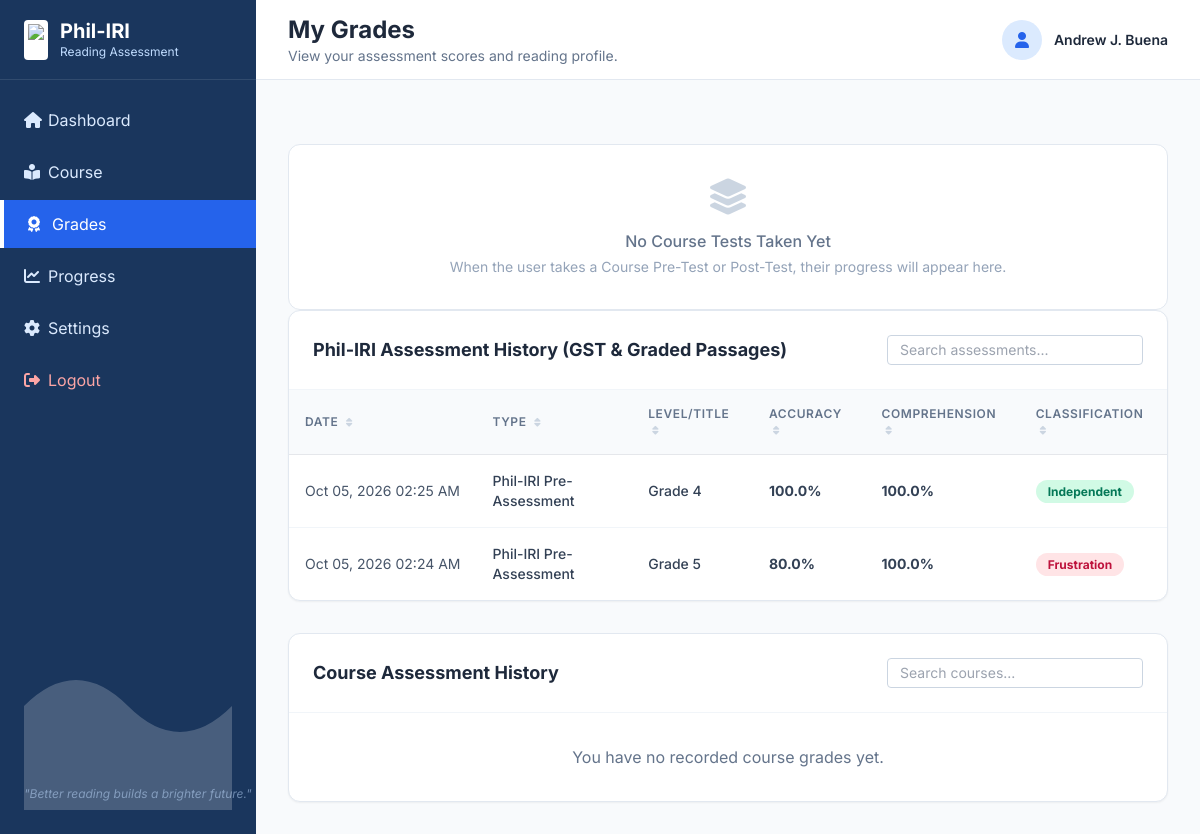
The app's page /student_grades.php (signed in), older data.
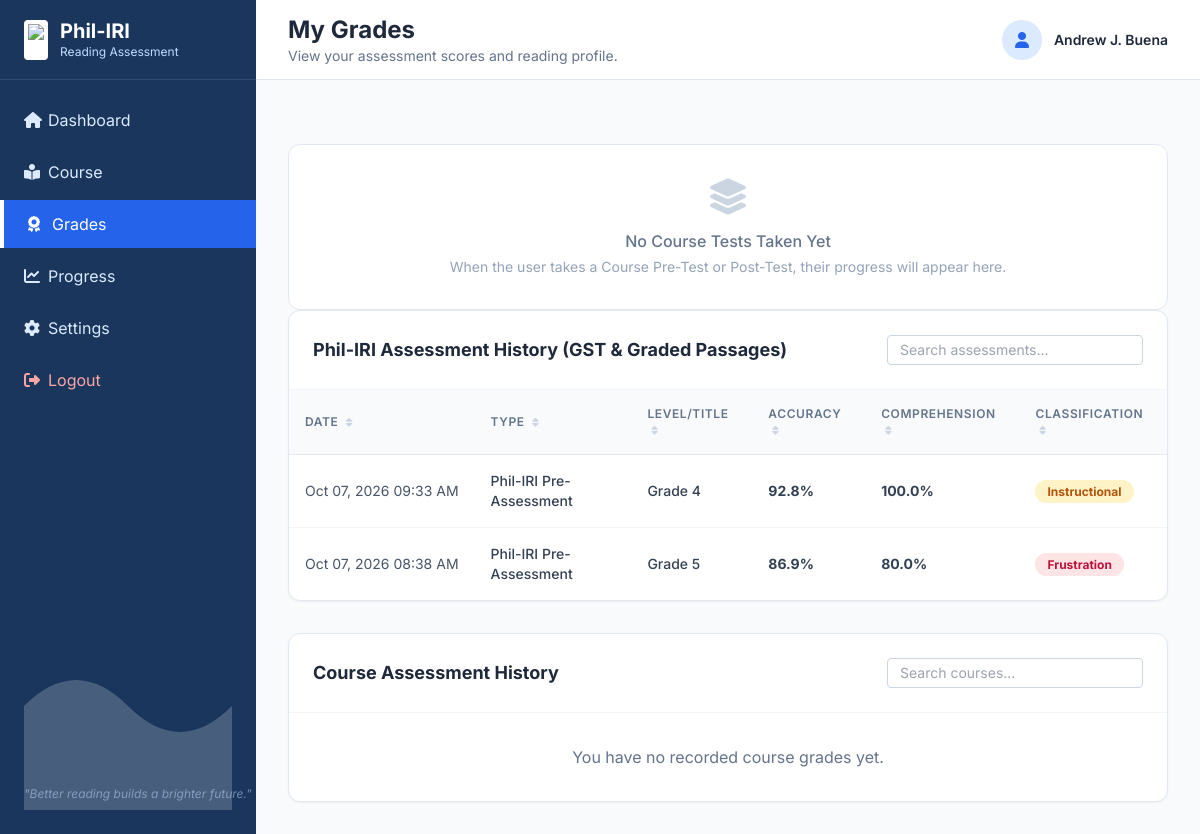
The same page, newer data.
### tables this page shows
CREATE TABLE `reading_attempts` (
  `id` int NOT NULL AUTO_INCREMENT,
  `user_id` int NOT NULL,
  `passage_id` int NOT NULL,
  `passage_grade` int DEFAULT NULL,
  `phase` varchar(50) NOT NULL,
  `transcript` text,
  `accuracy_score` float DEFAULT '0',
  `reading_time` int DEFAULT '0',
  `reading_speed` float DEFAULT '0',
  `miscues_json` text,
  `answers_json` text,
  `evaluation_data` longtext,
  `comprehension_score` float DEFAULT '0',
  `oral_reading_profile` varchar(50) DEFAULT 'Pending',
  `status` varchar(50) DEFAULT 'Pending Review',
  `audio_path` varchar(255) DEFAULT NULL,
  `created_at` timestamp NULL DEFAULT CURRENT_TIMESTAMP,
  PRIMARY KEY (`id`),
  KEY `user_id` (`user_id`),
  KEY `passage_id` (`passage_id`),
  CONSTRAINT `reading_attempts_ibfk_1` FOREIGN KEY (`user_id`) REFERENCES `users` (`id`),
  CONSTRAINT `reading_attempts_ibfk_2` FOREIGN KEY (`passage_id`) REFERENCES `reading_passages` (`id`)
);

### student_grades.php (the view, shortened to what the changed rows need)
<?php
require_once 'config.php';
$user_id = $_SESSION['user_id'];
$stmt = $pdo->prepare("
    SELECT a.*, p.title as passage_title
    FROM reading_attempts a
    LEFT JOIN reading_passages p ON a.passage_id = p.id
    WHERE a.user_id = ? AND a.phase IN ('Pre-Test', 'Post-Test', 'GST')
    ORDER BY a.created_at DESC
");
$stmt->execute([$user_id]);
$attempts = $stmt->fetchAll(PDO::FETCH_ASSOC);
?>
<!DOCTYPE html>
<html lang="en">
<head>
    <script src="https://cdn.tailwindcss.com"></script>
    <link rel="stylesheet" href="https://cdnjs.cloudflare.com/ajax/libs/font-awesome/6.4.0/css/all.min.css">
</head>
<body class="flex h-screen overflow-hidden text-slate-800">
    <?php include 'student_sidebar.php'; ?>
    <div class="flex-1 flex flex-col h-screen overflow-hidden">
        <header class="h-20 bg-white border-b border-slate-200 flex items-center justify-between px-4 md:px-8 shrink-0">
            <div class="flex items-center">
                <div>
                <h2 class="font-bold text-2xl text-slate-800">My Grades</h2>
            </div>
            </div>
        </header>
        <main class="flex-1 overflow-y-auto p-4 md:p-8 bg-slate-50">
            <div class="bg-white rounded-xl shadow-sm border border-slate-200 overflow-hidden">
                <?php if(empty($attempts)): ?>
                    <div class="p-4 md:p-8 text-center text-slate-500">You have no recorded grades yet.</div>
                <?php else: ?>
                    <div class="overflow-x-auto">
                        <table id="philiriTable" class="w-full text-left">
                            <thead class="bg-slate-50 text-slate-500 text-xs uppercase tracking-wider">
                                <tr>
                                    <th class="p-4 border-b font-semibold">Date</th>
                                    <th class="p-4 border-b font-semibold">Type</th>
                                    <th class="p-4 border-b font-semibold">Level/Title</th>
                                    <th class="p-4 border-b font-semibold">Accuracy</th>
                                    <th class="p-4 border-b font-semibold">Comprehension</th>
                                    <th class="p-4 border-b font-semibold">Classification</th>
                                </tr>
                            </thead>
                            <tbody class="text-sm divide-y divide-slate-100">
                                <?php foreach($attempts as $att):
                                    $class = $att['oral_reading_profile'];
                                    $badge = 'bg-slate-100 text-slate-700';
                                    if ($class === 'Independent') $badge = 'bg-emerald-100 text-emerald-700';
                                    if ($class === 'Instructional') $badge = 'bg-amber-100 text-amber-700';
                                    if ($class === 'Frustration') $badge = 'bg-rose-100 text-rose-700';
                                ?>
                                <tr class="hover:bg-slate-50 transition">
                                    <td class="p-4 whitespace-nowrap text-slate-600"><?php echo date('M d, Y h:i A', strtotime($att['created_at'])); ?></td>
                                    <td class="p-4 font-medium text-slate-700">
                                        <?php
                                            if ($att['phase'] === 'Pre-Test') {
                                                echo 'Phil-IRI Pre-Assessment';
                                            } elseif ($att['phase'] === 'Course-Pre-Test') {
                                                echo 'Course Pre-Test';
                                            } elseif ($att['phase'] === 'Course-Post-Test') {
                                                echo 'Course Post-Test';
                                            } else {
                                                echo htmlspecialchars($att['phase']);
                                            }
                                        ?>
                                    </td>
                                    <td class="p-4 text-slate-700 font-medium">
                                        <?php if ($att['phase'] === 'Pre-Test') echo "Grade " . $att['passage_grade'];
                                        else echo htmlspecialchars($att['passage_title']); ?>
                                    </td>
                                    <td class="p-4 font-bold text-slate-700"><?php echo number_format($att['accuracy_score'], 1); ?>%</td>
                                    <td class="p-4 font-bold text-slate-700"><?php echo number_format($att['comprehension_score'], 1); ?>%</td>
                                    <td class="p-4"><span class="px-3 py-1 rounded-full text-xs font-bold <?php echo $badge; ?>"><?php echo $class; ?></span></td>
                                </tr>
                                <?php endforeach; ?>
                            </tbody>
                        </table>
                    </div>
                <?php endif; ?>
            </div>
        </main>
    </div>
</body>
</html>

Row changes from the older to the newer data that the page shows:
removed reading_attempts: created_at "Oct 05, 2026 02:25 AM", phase "Phil-IRI Pre-Assessment", passage_grade "4", accuracy_score "100.0", comprehension_score "100.0", oral_reading_profile "Independent"
removed reading_attempts: created_at "Oct 05, 2026 02:24 AM", phase "Phil-IRI Pre-Assessment", passage_grade "5", accuracy_score "80.0", comprehension_score "100.0", oral_reading_profile "Frustration"
added reading_attempts: created_at "Oct 07, 2026 09:33 AM", phase "Phil-IRI Pre-Assessment", passage_grade "4", accuracy_score "92.8", comprehension_score "100.0", oral_reading_profile "Instructional"
added reading_attempts: created_at "Oct 07, 2026 08:38 AM", phase "Phil-IRI Pre-Assessment", passage_grade "5", accuracy_score "86.9", comprehension_score "80.0", oral_reading_profile "Frustration"
